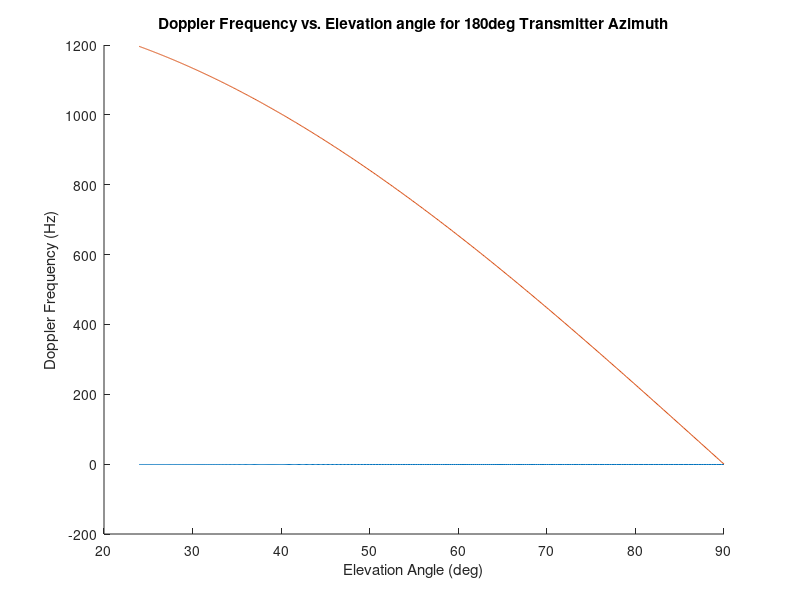

This chart was generated by the following MATLAB code:
%max doppler 180deg offset rx
%looks great :)
clear;
RPM = 250;%changed
Altitude = 200;
fc = 1e9;
c = 3e8;

%max doppler for reflection radius
Reflection_radius = 7.5;
v = ((2*pi)/60)*RPM*Reflection_radius;
max_fd = 2*(v*fc)/c;

Tx_radius = 0:1:450;
elevation_angle = atan(Altitude./(Tx_radius));

doppler_plus = -ones(1,length(Tx_radius));
doppler_minus = max_fd*cos(elevation_angle);

hold on
plot(360*elevation_angle/(2*pi),doppler_plus)
plot(360*elevation_angle/(2*pi),doppler_minus)
hold off
xlabel('Elevation Angle (deg)');
ylabel('Doppler Frequency (Hz)');
title('Doppler Frequency vs. Elevation angle for 180deg Transmitter Azimuth');

% %Rx position (might not be needed)
% Rx_z = Altitude - 2;
% Rx_y = 7;
% Rx_x = 0;
% Receiver = [Rx_x, Rx_y, Rx_z];
% 
% Blade_rotation_update = 2*pi/(900 -1);
% mRotation = [cos(Blade_rotation_update),-sin(Blade_rotation_update);sin(Blade_rotation_update),cos(Blade_rotation_update)];
% Blade_points = zeros(3,100);
% Blade_points(1,:) = 0:7.5/(100 -1):7.5;
% Blade_points(3,:) = Altitude;
% 
% for r = Tx_radius
%     for Blade_angle = 0:900
%         for i = 1:length(Blade_points)
%            temp = mRotation*[Blade_points(1,i);Blade_points(2,i)];
%            Blade_points(1,i) = temp(1);
%            Blade_points(2,i) = temp(2);
%            
%         end
%         
%     end
%     %reset blade
%     Blade_points = zeros(3,100);
%     Blade_points(1,:) = 0:7.5/(100 -1):7.5;
%     Blade_points(3,:) = Altitude;
% end
